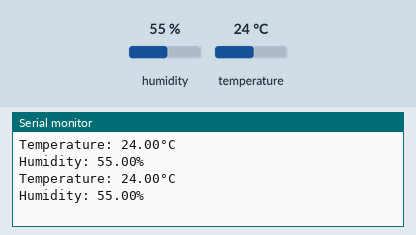
Recording of a sketch running on a simulated Arduino Uno, built with avr-gcc and run on an emulated ATmega328P. Parts: the last lines printed to the serial monitor. Inputs (shaded band) come from the test bench; at power-on: humidity 55 %, temperature 24 °C.

Above: at 2.8 s.
2.9 s: humidity set to 22 %
At 5.2 s:
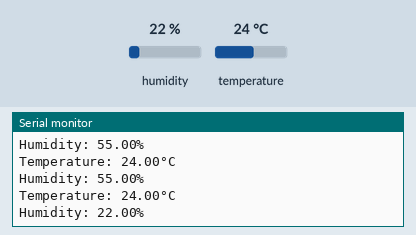
5.6 s: temperature set to 12 °C
At 7.0 s:
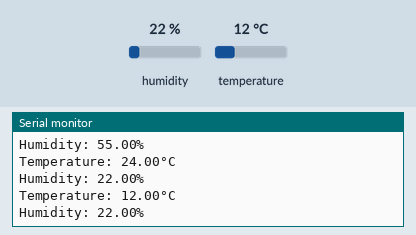
8.3 s: humidity set to 40 %
At 10.4 s:
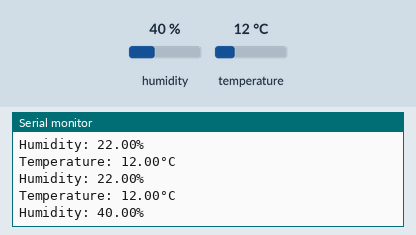
Timing chart, 0 to 11.9 s (numbered marks = the images above; inputs shaded):
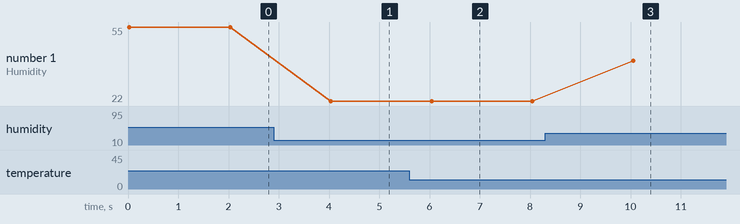

The sketch:

class4_DHT_SENSOR.ino
```cpp
#include <Adafruit_Sensor.h>
#include <DHT.h>
#include <DHT_U.h>

#define DHTPIN 2
#define DHTTYPE    DHT11     // DHT 11
//#define DHTTYPE    DHT22     // DHT 22 (AM2302)
//#define DHTTYPE    DHT21     // DHT 21 (AM2301)
DHT_Unified dht(DHTPIN, DHTTYPE);

void setup() {
  Serial.begin(9600);
  dht.begin();
}

void loop() {
  sensors_event_t event;
  dht.temperature().getEvent(&event);
  if (isnan(event.temperature)) {
    Serial.println(F("Error reading temperature!"));
  }
  else {
    Serial.print(F("Temperature: "));
    Serial.print(event.temperature);
    Serial.println(F("°C"));
  }
  // Get humidity event and print its value.
  dht.humidity().getEvent(&event);
  if (isnan(event.relative_humidity)) {
    Serial.println(F("Error reading humidity!"));
  }
  else {
    Serial.print(F("Humidity: "));
    Serial.print(event.relative_humidity);
    Serial.println(F("%"));
  }
  delay(2000);
}
```

Measured:
- after the input at 2.9 s, the serial monitor: prints a new line after 1.1 s (image 1)
- after the input at 5.6 s, the serial monitor: prints a new line after 0.42 s (image 2)
- after the input at 8.3 s, the serial monitor: prints a new line after 1.8 s (image 3)
- plotted number 1: 55 → 22 after the input at 2.9 s, 22 → 40 after the input at 8.3 s
